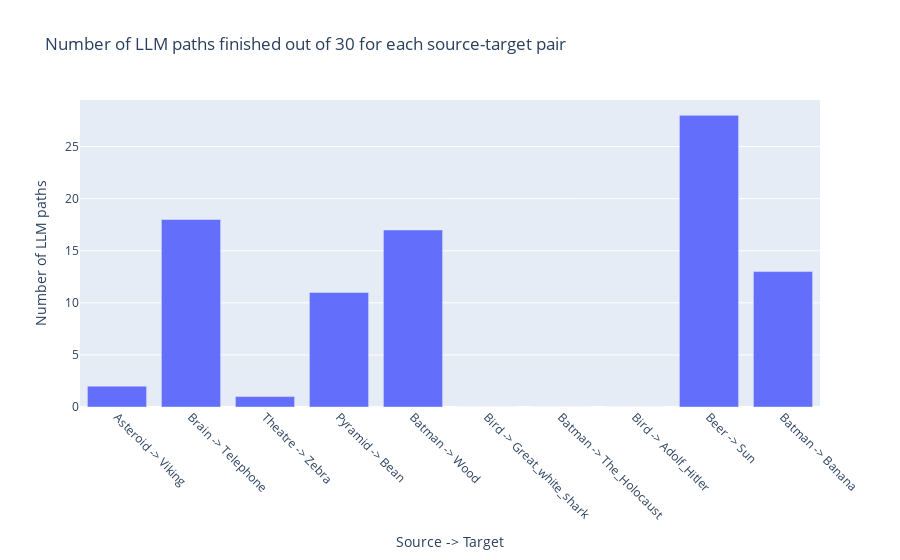

Write notebook code for a chart like this one.
### Markdown cell above
Not only LLMs are not as good as humans but also they tried to cheat in the game. In fact, when we look at the number of games finished by the LLMs, we can see that for the paths they struggled on, they finished less games than for the easy paths. (example: the 3 source-target pairs with the highest mean lengths are : Bird -> Great white Shark, Theatre -> Zebra and Pyramid -> Bean they are also the 3 source-target pairs with the lowest number of finished paths.)
This means that they twice tried to give us an answer that is not in their list of possibilities so they did not follow the task.

### Code cell
number_of_finished_paths = {
    "Source_Target": [f"{source} -> {target}" for source, target in zip(sources, targets)],
    "Number_of_LLM_paths": [len(llm_paths[f"{source}_{target}"]) for source, target in zip(sources, targets)]
}
fig = px.bar(number_of_finished_paths, x="Source_Target", y="Number_of_LLM_paths", 
             title="Number of LLM paths finished out of 30 for each source-target pair")

fig.update_layout(
    xaxis_title="Source -> Target",
    yaxis_title="Number of LLM paths",
    xaxis_tickangle=45
)
fig.show()

### Figure 1 — Plotly figure (JSON) as saved in the notebook; plotly's stock layout.template omitted (floating-point values rounded to 4 significant figures)
{"data": [{"alignmentgroup": "True", "hovertemplate": "Source_Target=%{x}<br>Number_of_LLM_paths=%{y}<extra></extra>", "legendgroup": "", "marker": {"color": "#636efa", "pattern": {"shape": ""}}, "name": "", "offsetgroup": "", "orientation": "v", "showlegend": false, "textposition": "auto", "type": "bar", "x": ["Asteroid -> Viking", "Brain -> Telephone", "Theatre -> Zebra", "Pyramid -> Bean", "Batman -> Wood", "Bird -> Great_white_shark", "Batman -> The_Holocaust", "Bird -> Adolf_Hitler", "Beer -> Sun", "Batman -> Banana"], "xaxis": "x", "y": [2, 18, 1, 11, 17, 0, 0, 0, 28, 13], "yaxis": "y"}], "layout": {"barmode": "relative", "legend": {"tracegroupgap": 0}, "title": {"text": "Number of LLM paths finished out of 30 for each source-target pair"}, "xaxis": {"anchor": "y", "domain": [0, 1], "tickangle": 45, "title": {"text": "Source -> Target"}}, "yaxis": {"anchor": "x", "domain": [0, 1], "title": {"text": "Number of LLM paths"}}}}
